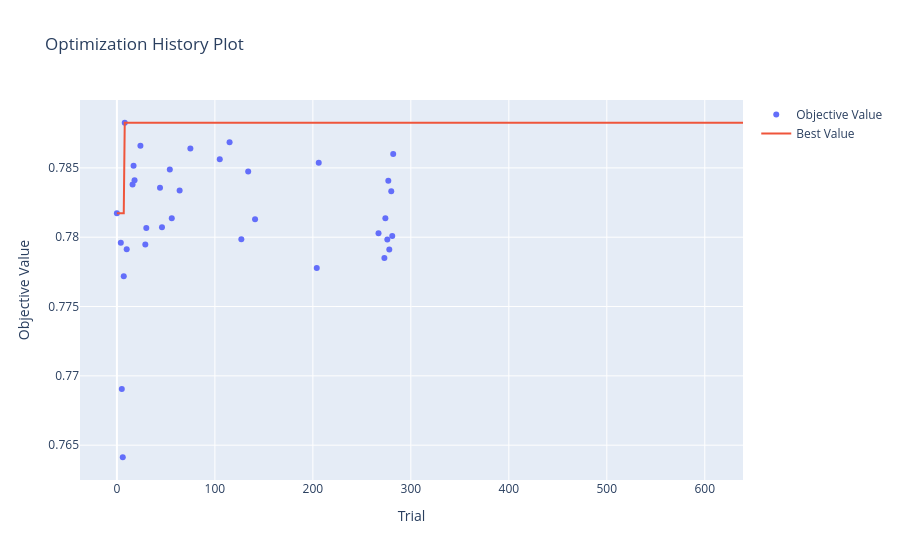

Notebook source saved alongside this figure:
### Code cell
import optuna
from optuna.visualization import plot_optimization_history, plot_param_importances

# Connect to the EXISTING database and study
# (Do not create a new study, just load it)
study = optuna.load_study(
    study_name="study-lgb-v5", 
    storage="sqlite:///D:/root/dev/py/mallorn/optuna.db"
)

# These will auto-update every time you re-run the cell
print(f"Current Trials: {len(study.trials)}")
plot_optimization_history(study)

### Figure 1 — Plotly figure (JSON) as saved in the notebook; plotly's stock layout.template omitted (floating-point values rounded to 4 significant figures; data arrays with more than 128 entries replaced by an {"elided": "..."} marker saying what was removed)
{"data": [{"mode": "markers", "name": "Objective Value", "type": "scatter", "x": [0, 4, 5, 6, 7, 8, 10, 16, 17, 18, 24, 29, 30, 44, 46, 54, 56, 64, 75, 105, 115, 127, 134, 141, 204, 206, 267, 273, 274, 276, 277, 278, 280, 281, 282], "y": [0.7817, 0.7796, 0.7691, 0.7641, 0.7772, 0.7883, 0.7791, 0.7838, 0.7852, 0.7841, 0.7866, 0.7795, 0.7807, 0.7836, 0.7807, 0.7849, 0.7814, 0.7834, 0.7864, 0.7856, 0.7869, 0.7798, 0.7847, 0.7813, 0.7778, 0.7854, 0.7803, 0.7785, 0.7814, 0.7798, 0.7841, 0.7791, 0.7833, 0.7801, 0.786]}, {"mode": "lines", "name": "Best Value", "type": "scatter", "x": {"elided": "640 int values"}, "y": {"elided": "640 float values"}}, {"marker": {"color": "#cccccc"}, "mode": "markers", "name": "Infeasible Trial", "showlegend": false, "type": "scatter", "x": [], "y": []}], "layout": {"title": {"text": "Optimization History Plot"}, "xaxis": {"title": {"text": "Trial"}}, "yaxis": {"title": {"text": "Objective Value"}}}}
